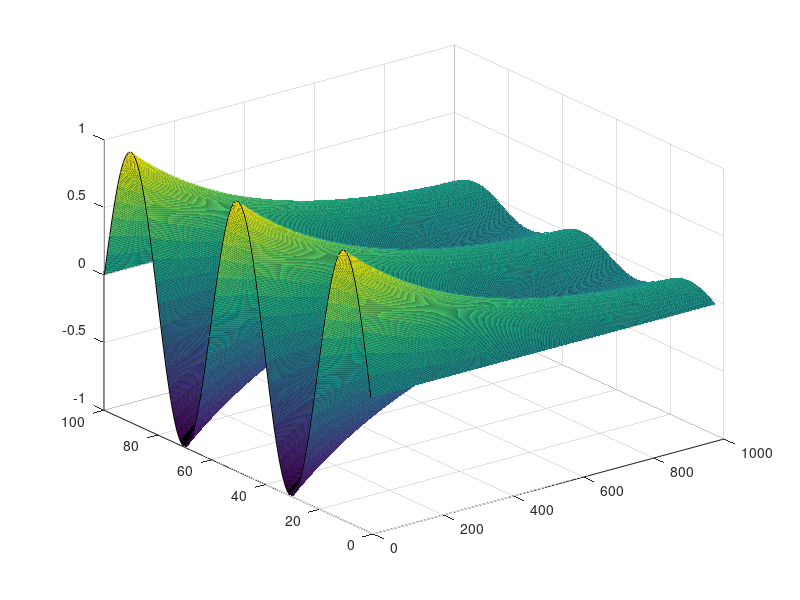
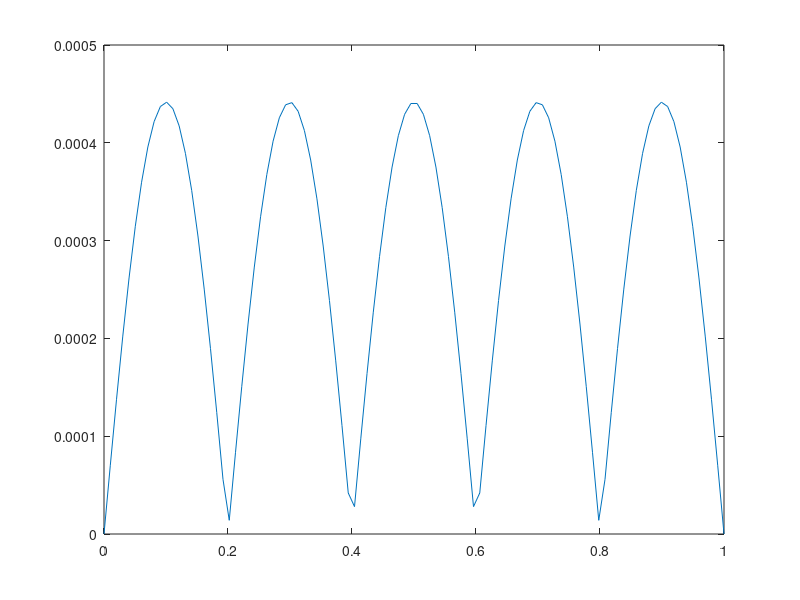

Write MATLAB code to recreate these figures, in order.
clear all
N = 100; % Spacial resolution
M = 1000; % Temporal resolution
T = 0.01; % End time
D = 1;
L=0;
R=0;

dx = 1/N;
dt = T/M;
x = linspace(0,1,N);

% Initial value
vec_twos = linspace(-2,-2,N-2)';
vec_ones = linspace(1,1,N-3)';
A = diag(vec_twos)+diag(vec_ones,1)+diag(vec_ones,-1);
g = zeros(N-2,1); g(1)=L; g(end)=R; % Randvärden
f = zeros(N-2,1); % Constant vector
w_vec = sin(5*pi * x)';

u_vec = w_vec(2:end-1);


% Step
w = [w_vec];
for t=18*dt:dt:T 

   u_vec = u_vec + dt * (D/(dx^2) * (A*u_vec + g) + f);
    
    w_vec = [L;u_vec;R];
    w = cat(2,w,w_vec);
end

%Visualize
surf(w)
%mesh(1:1001,x,w)

% DEL C
% Plot difference between analytical solution and numerical solution
w_numerical = w(:,end);
w_analytical = sin(5*pi * x') * exp(-25*pi^2*D * T);
error = abs(w_numerical - w_analytical);
max_error = max(error);
disp("Max error: "+max_error)
figure;
plot(x,error)




% DEL D
% Stabilitet för euler
max_dt = 0.5 * dx^2 / D;
disp("Max dt:"+max_dt)
% Stämmer överens, är stabil vid dt=1e-5 men inte stabil vid 1e-4.